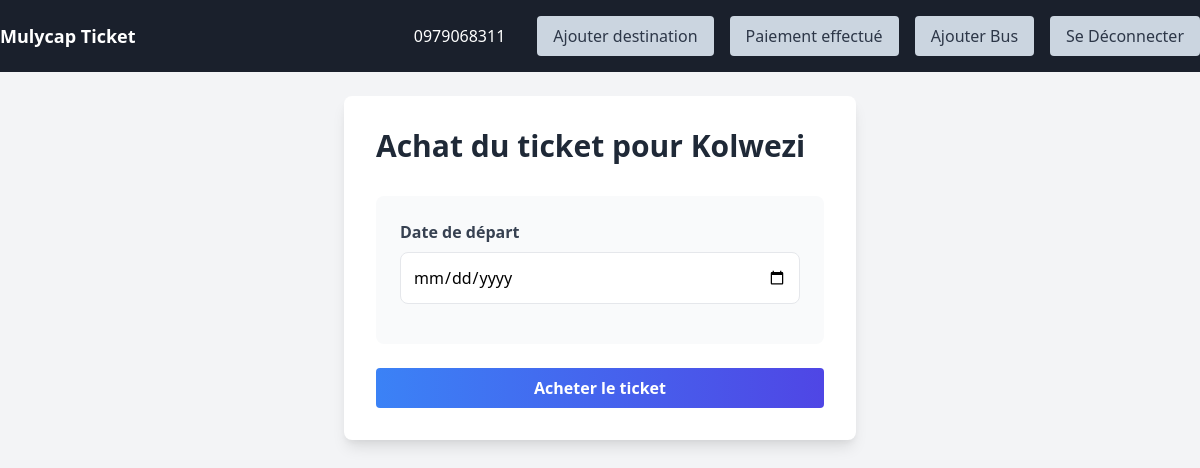
The app's page /destination/1/purchase/ (signed in), older data.
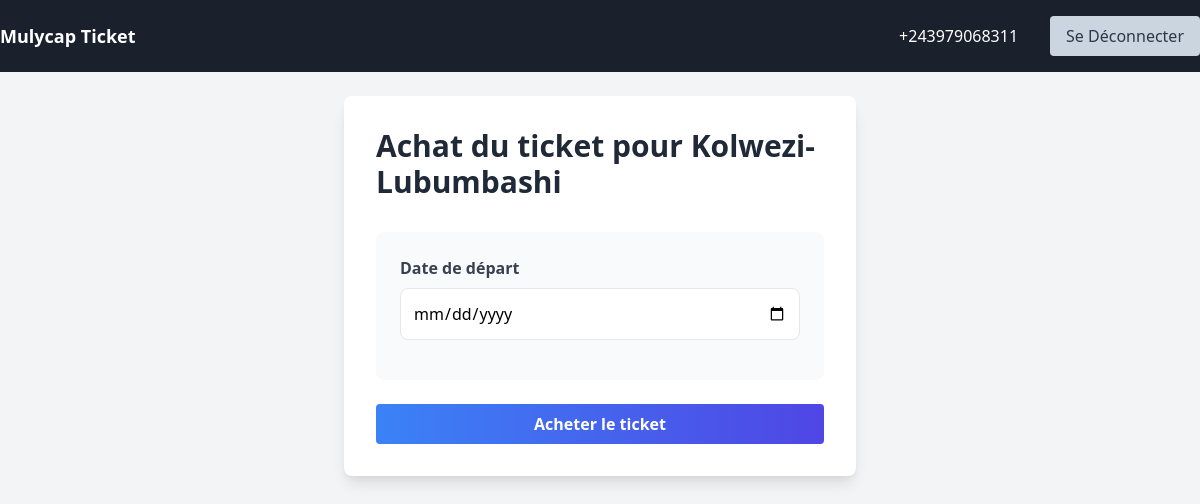
The same page, newer data.
### project/models.py (models this page shows, shortened)
class User(AbstractBaseUser, PermissionsMixin):
    email = models.EmailField(('email address'), unique=True)
    first_name = models.CharField(('first name'), max_length=30, blank=True)
    last_name = models.CharField(('last name'), max_length=30, blank=True)
    phone_number = models.CharField(max_length=100,unique=True,blank=True)
    date_joined = models.DateTimeField(('date joined'), auto_now_add=True)
    is_active = models.BooleanField(('active'), default=True)
    is_staff = models.BooleanField(('staff'), default=True)
    objects = UserManager()
    USERNAME_FIELD = 'email'
    REQUIRED_FIELDS = []
    class Meta:
        verbose_name = ('user')
        verbose_name_plural = ('users')

class Destination(models.Model):
    name = models.CharField(max_length=100)
    heure_depart = models.TimeField()
    bus = models.ForeignKey(Bus,on_delete=models.CASCADE)
    photo = models.ImageField(upload_to='voyage')
    montant = models.PositiveBigIntegerField(default=0)

### project/views.py (the view)
# urls.py: path('destination/<int:destination_id>/purchase/', views.purchase_ticket, name='purchase_ticket'),
@login_required
def purchase_ticket(request, destination_id):
    destination = get_object_or_404(Destination, pk=destination_id)
    user = request.user  # Récupérer l'utilisateur connecté
    if request.method == 'POST':
        ticket_form = TicketForm(request.POST)
        if ticket_form.is_valid():
            now = timezone.now()
            if destination.heure_depart > now.time():
                departure_date = ticket_form.cleaned_data['departure_date']
                tickets = Ticket.objects.filter(destination=destination, departure_date=departure_date)
                if tickets.count() < destination.bus.nombre_place:
                    ticket = ticket_form.save(commit=False)
                    ticket.destination = destination
                    ticket.user = user
                    ticket.is_confirmed = True
                    ticket.amount_paid = destination.montant
                    ticket.save()
                    payment = Payment.objects.create(ticket=ticket, transaction_id="SIMULATED_TRANSACTION_ID")
                    template_path = 'ticket_pdf_template.html'
                    context = {
                        'ticket': ticket,
                        'destination': destination,
                        'departure_time': destination.heure_depart,  # Ajouter l'heure de départ au contexte
                    }
                    template = get_template(template_path)
                    html = template.render(context)
                    pdf_buffer = io.BytesIO()
                    pisa_status = pisa.CreatePDF(html, dest=pdf_buffer)
                    if pisa_status.err:
                        return HttpResponse('Une erreur est survenue lors de la génération du PDF.')
                    pdf_buffer.seek(0)  # Revenir au début du buffer
                    ticket.pdf.save(f'ticket_{ticket.id}.pdf', pdf_buffer, save=True)
                    pdf_buffer.seek(0)
                    response = HttpResponse(pdf_buffer, content_type='application/pdf')
                    response['Content-Disposition'] = f'attachment; filename="ticket_{ticket.id}.pdf"'
                    messages.success(request, "Votre achat a été effectué avec succès !")
                    return response  # Télécharger automatiquement le PDF
                else:
                    other_buses = Destination.objects.filter(
                        name=destination.name,
                        heure_depart=destination.heure_depart
                    ).exclude(id=destination_id)
                    for bus_dest in other_buses:
                        if Ticket.objects.filter(destination=bus_dest, departure_date=departure_date).count() < bus_dest.bus.nombre_place:
                            ticket = ticket_form.save(commit=False)
                            ticket.destination = bus_dest
                            ticket.user = user
                            ticket.is_confirmed = True
                            ticket.amount_paid = bus_dest.montant
                            ticket.save()
                            payment = Payment.objects.create(ticket=ticket, transaction_id="SIMULATED_TRANSACTION_ID")
                            template_path = 'ticket_pdf_template.html'
                            context = {
                                'ticket': ticket,
                                'destination': bus_dest,
                                'departure_time': bus_dest.heure_depart,  # Ajouter l'heure de départ au contexte
                            }
                            template = get_template(template_path)
                            html = template.render(context)
                            pdf_buffer = io.BytesIO()
                            pisa_status = pisa.CreatePDF(html, dest=pdf_buffer)
                            if pisa_status.err:
                                return HttpResponse('Une erreur est survenue lors de la génération du PDF.')
                            pdf_buffer.seek(0)  # Revenir au début du buffer
                            ticket.pdf.save(f'ticket_{ticket.id}.pdf', pdf_buffer, save=True)
                            pdf_buffer.seek(0)
                            response = HttpResponse(pdf_buffer, content_type='application/pdf')
                            response['Content-Disposition'] = f'attachment; filename="ticket_{ticket.id}.pdf"'
                            messages.success(request, "Votre achat a été effectué avec succès dans un autre bus !")
                            return response  # Télécharger automatiquement le PDF
                    messages.error(request, 'Aucun bus disponible pour cette destination et cette heure.')
            else:
                messages.error(request, 'L\'heure de départ doit être supérieure à la time zone actuelle.')
        else:
            messages.error(request, "Les informations du ticket sont incorrectes. Veuillez réessayer.")
    else:
        ticket_form = TicketForm()
    return render(request, 'purchase_ticket.html', {'destination': destination, 'ticket_form': ticket_form})

### project/forms.py
class TicketForm(forms.ModelForm):
    class Meta:
        model = Ticket
        fields = ['departure_date']
        widgets = {
            'departure_date': forms.DateInput(attrs={'type': 'date'}),
        }

### project/templates/purchase_ticket.html (shortened to what this page needs)
{% extends 'base.html' %}
{% block content %}
<div class="container mx-auto mt-10">
    <div class="w-full max-w-lg mx-auto bg-white rounded-lg shadow-lg p-8">
        <h1 class="text-3xl font-bold mb-8 text-gray-800">Achat du ticket pour {{ destination.name }}</h1>
        <form method="POST" class="space-y-6">
            <div class="form-group">
                <div class="mb-4">
                    <label class="block text-gray-700 font-bold mb-2" for="id_departure_date">Date de départ</label>
                    {{ ticket_form.departure_date }}
                </div>
            </div>
            <button type="submit" class="w-full bg-gradient-to-r from-blue-500 to-indigo-600 hover:from-blue-600 hover:to-indigo-700 text-white font-bold py-2 px-4 rounded focus:outline-none focus:shadow-outline transition duration-300 ease-in-out transform hover:scale-105">
                Acheter le ticket
            </button>
        </form>
    </div>
</div>
{% endblock %}

### project/templates/base.html (shortened to what this page needs)
<!DOCTYPE html>
<html lang="en">
<head>
    <link href="https://cdn.jsdelivr.net/npm/tailwindcss@2.2.19/dist/tailwind.min.css" rel="stylesheet">
</head>
<body class="bg-gray-100">
    <nav class="bg-gray-800 py-4" x-data="{ open: false }">
        <div class="container mx-auto flex justify-between items-center">
            <a href="{% url 'home' %}" class="text-white font-bold text-lg">Mulycap Ticket</a>
            <div :class="{'block': open, 'hidden': !open}" class="hidden lg:flex lg:items-center lg:space-x-4">
                {% if user.is_authenticated %}
                    <span class="text-white mr-4">{{ user.phone_number }}</span>
                    {% if user.is_superuser %}
                        <a href="{% url 'add_destination' %}" class="btn btn-secondary">Ajouter destination</a>
                        <a href="{% url 'payment_list' %}" class="btn btn-secondary">Paiement effectué</a>
                        <a href="{% url 'create_bus' %}" class="btn btn-secondary">Ajouter Bus</a>
                    {% endif %}
                    <a href="{% url 'logout' %}" class="btn btn-secondary">Se Déconnecter</a>
                {% else %}
                    <a href="{% url 'login' %}" class="btn btn-primary mr-4">Login</a>
                    <a href="{% url 'register' %}" class="btn btn-secondary">Register</a>
                {% endif %}
            </div>
        </div>
    </nav>
    <br/>
    <div class="container mx-auto mt-8">
        {% block content %}
        {% endblock %}
    </div>
</body>
</html>

Row changes from the older to the newer data that the page shows:
changed User: phone_number "0979068311" → "+243979068311"; is_superuser True → False (drawn)
changed Destination: name "Kolwezi" → "Kolwezi-Lubumbashi"
Text that changed along with them:
text no longer shown: "Ajouter destination Paiement effectué Ajouter Bus"
